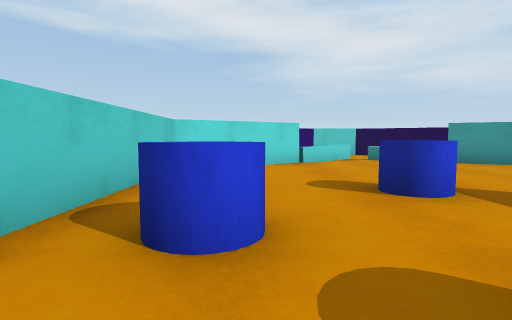
[1] (above)

16 first-person views from a walk through a Unity game level. The camera is 0.62 m above the floor, tilts 4° down and sees 80° across. The floor is counted in squares, 1 m on a side. Each view is taken from the middle of a square. On the plan, view 1 faces up. The plan holds only what a view shows up to about 9 squares ahead; the rest is blank. Surface patterns are stand-ins for the level's own textures.

[2]
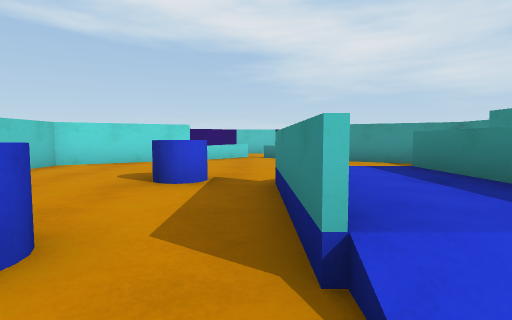

[3]
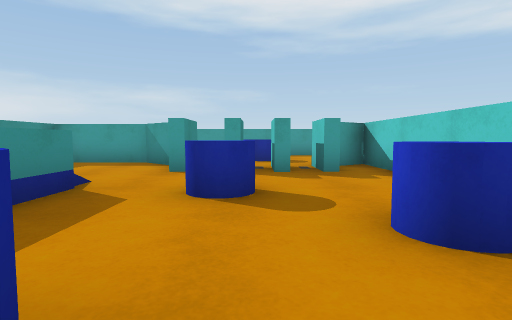

[4]
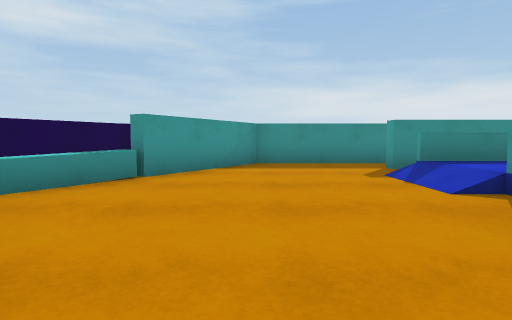

[5]
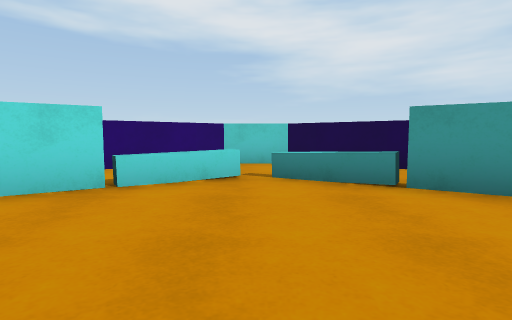

[6]
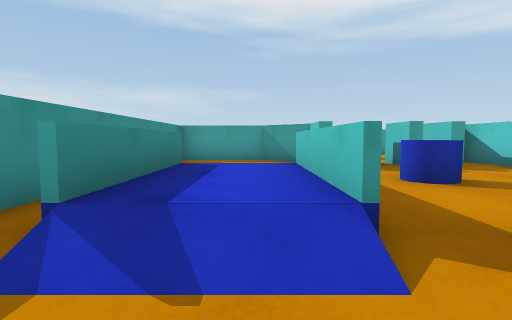

[7]
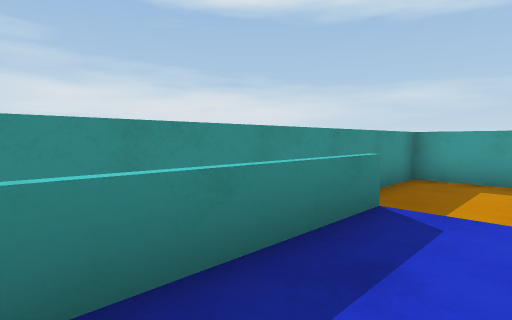

[8]
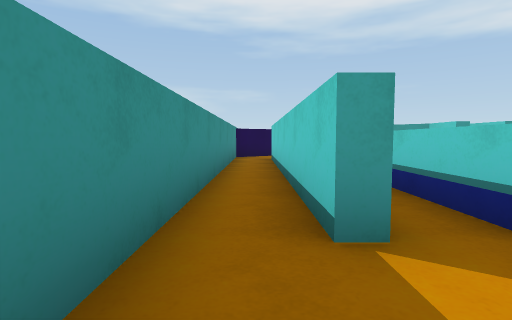

[9]
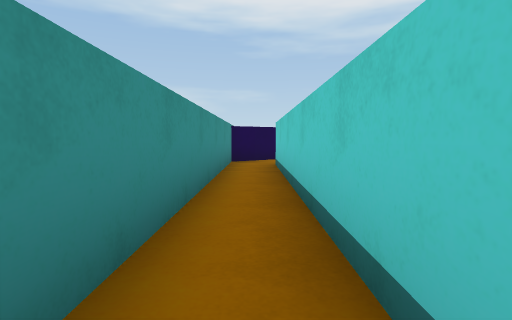

[10]
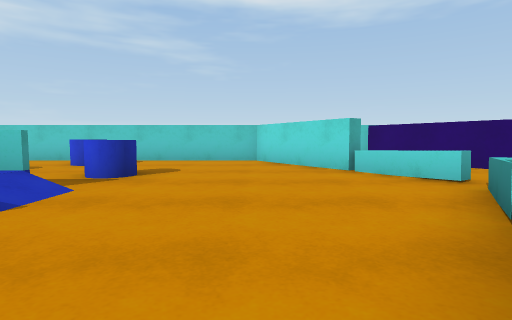

[11]
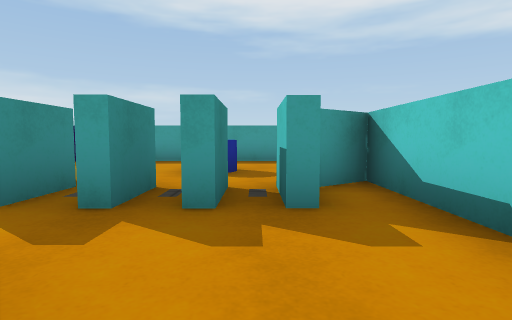

[12]
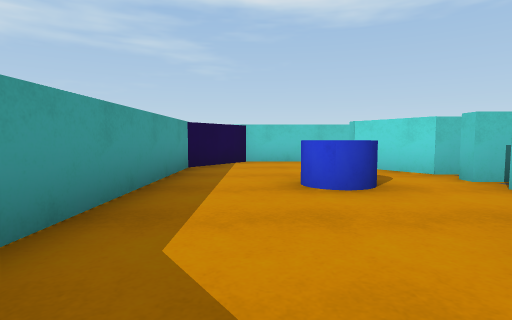

[13]
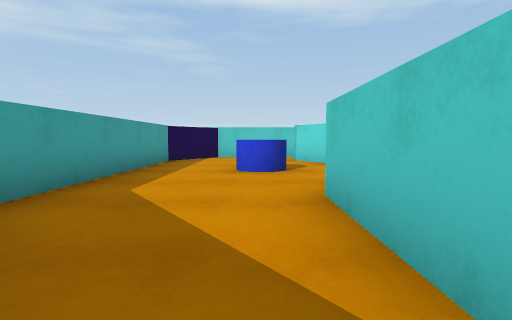

[14]
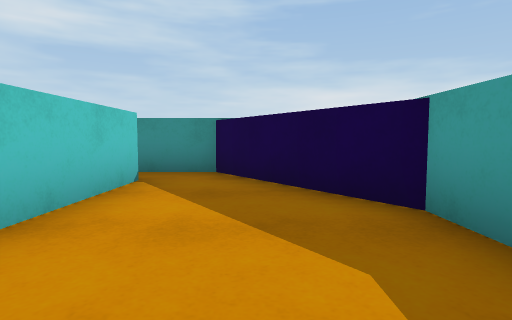

[15]
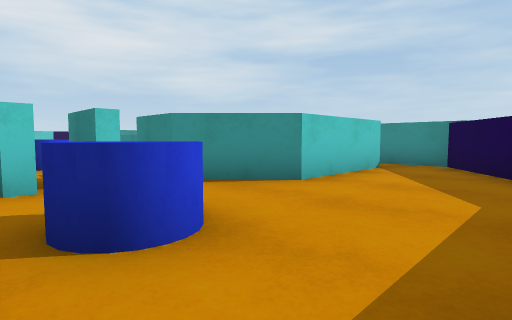

[16]
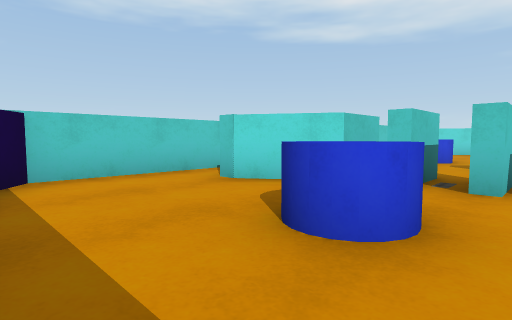

### Floor plan
Key: @ floor where view 1 was taken; # wall or solid block; x gap in a wall; . main floor; : floor 0.25 m higher than the main floor; / step, stairs or slope; = window, fence, low wall or low ledge; C blue cylinder.
Columns run from 3 left of view 1 to 8 right of it. Each row starts with its distance up from view 1.
 11    ### ###
 10   ##...  ##
  9  ##..=x=..#
  8   ###...###
  7  ###.....###
  6  #.........#
  5  #.........#
  4  #...C.....#
  3  #...C.:##.#
  2  #.C...:=#.#
  1  #..C..:=#.#
  0  #.@CC./##.#
 -1  #.......#.#
 -2  #.#x##..#.#
 -3 ####.##..#.#
 -4 ##....####.#
 -5 #...C......#
 -6 #.........##
 -7 ##......###
 -8  ########

Where each view was taken, in squares from view 1:
view 1: 0 up, 0 right, facing up
view 2: 1 down, 3 right, facing up
view 3: 4 up, 1 right, facing down
view 4: 6 up, 0 right, facing right
view 5: 4 up, 3 right, facing up
view 6: 5 up, 4 right, facing down
view 7: 3 up, 4 right, facing down-right
view 8: 5 up, 7 right, facing down
view 9: 3 up, 7 right, facing down
view 10: 6 up, 7 right, facing left
view 11: 1 up, 0 right, facing down
view 12: 6 down, 5 right, facing left
view 13: 5 down, 7 right, facing left
view 14: 6 down, 2 right, facing right
view 15: 7 down, 0 right, facing up-right
view 16: 7 down, 2 right, facing up-left
